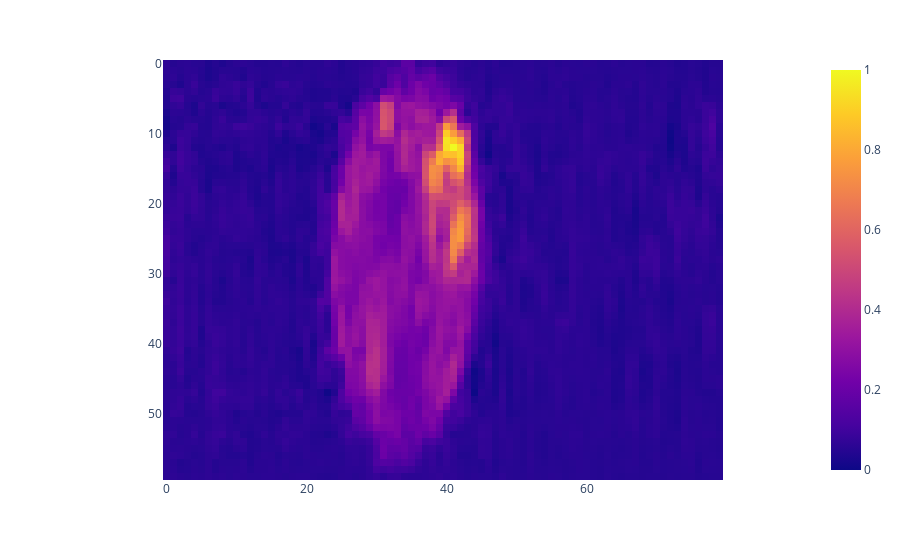
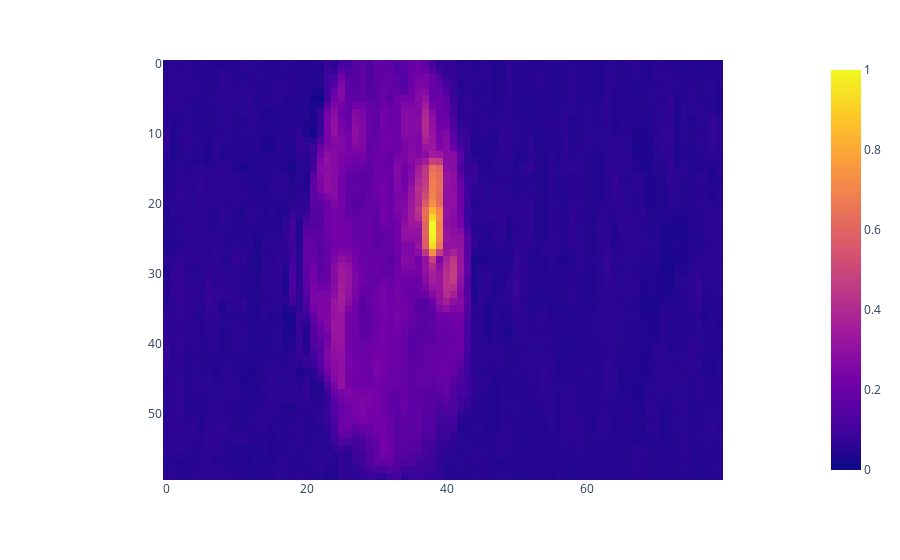
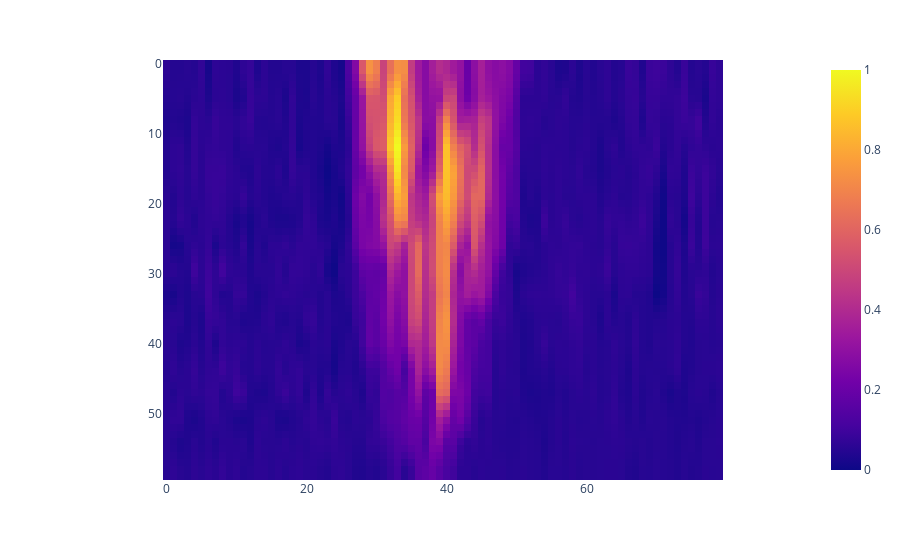
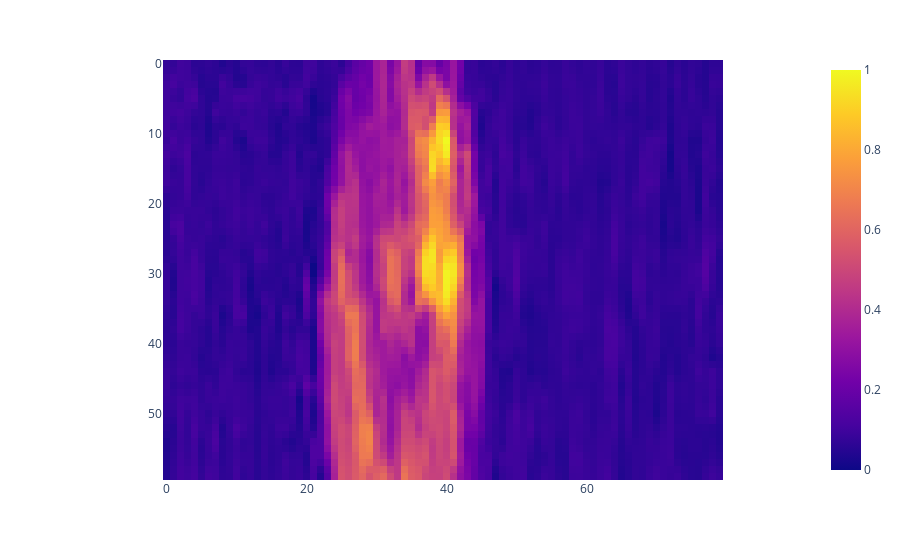

Source (notebook cell) for these figures, in order:
### Markdown cell above
## plot out the images

### Code cell
# plot the images using plotly
import plotly.express as px

inliers = inliers["image"].values
outliers = outliers["image"].values


# plot the images using plotly express
fig = px.imshow(inliers[0].view(60, 80))
fig.show()
fig.write_image("inlier1.png")
fig = px.imshow(inliers[1].view(60, 80))
fig.show()
fig.write_image("inlier2.png")
fig = px.imshow(outliers[0].view(60, 80))
fig.show()
fig.write_image("outlier1.png")
fig = px.imshow(outliers[1].view(60, 80))
fig.show()
fig.write_image("outlier2.png")

### Figure 1 — Plotly figure (JSON) as saved in the notebook; plotly's stock layout.template omitted (floating-point values rounded to 4 significant figures; data arrays with more than 128 entries replaced by an {"elided": "..."} marker saying what was removed)
{"data": [{"coloraxis": "coloraxis", "hovertemplate": "x: %{x}<br>y: %{y}<br>color: %{z}<extra></extra>", "name": "0", "type": "heatmap", "xaxis": "x", "yaxis": "y", "z": {"elided": "60x80 float values"}}], "layout": {"coloraxis": {"colorscale": [[0, "#0d0887"], [0.1111, "#46039f"], [0.2222, "#7201a8"], [0.3333, "#9c179e"], [0.4444, "#bd3786"], [0.5556, "#d8576b"], [0.6667, "#ed7953"], [0.7778, "#fb9f3a"], [0.8889, "#fdca26"], [1, "#f0f921"]]}, "margin": {"t": 60}, "xaxis": {"anchor": "y", "constrain": "domain", "domain": [0, 1], "scaleanchor": "y"}, "yaxis": {"anchor": "x", "autorange": "reversed", "constrain": "domain", "domain": [0, 1]}}}

### Figure 2 — Plotly figure (JSON) as saved in the notebook; plotly's stock layout.template omitted (floating-point values rounded to 4 significant figures; data arrays with more than 128 entries replaced by an {"elided": "..."} marker saying what was removed)
{"data": [{"coloraxis": "coloraxis", "hovertemplate": "x: %{x}<br>y: %{y}<br>color: %{z}<extra></extra>", "name": "0", "type": "heatmap", "xaxis": "x", "yaxis": "y", "z": {"elided": "60x80 float values"}}], "layout": {"coloraxis": {"colorscale": [[0, "#0d0887"], [0.1111, "#46039f"], [0.2222, "#7201a8"], [0.3333, "#9c179e"], [0.4444, "#bd3786"], [0.5556, "#d8576b"], [0.6667, "#ed7953"], [0.7778, "#fb9f3a"], [0.8889, "#fdca26"], [1, "#f0f921"]]}, "margin": {"t": 60}, "xaxis": {"anchor": "y", "constrain": "domain", "domain": [0, 1], "scaleanchor": "y"}, "yaxis": {"anchor": "x", "autorange": "reversed", "constrain": "domain", "domain": [0, 1]}}}

### Figure 3 — Plotly figure (JSON) as saved in the notebook; plotly's stock layout.template omitted (floating-point values rounded to 4 significant figures; data arrays with more than 128 entries replaced by an {"elided": "..."} marker saying what was removed)
{"data": [{"coloraxis": "coloraxis", "hovertemplate": "x: %{x}<br>y: %{y}<br>color: %{z}<extra></extra>", "name": "0", "type": "heatmap", "xaxis": "x", "yaxis": "y", "z": {"elided": "60x80 float values"}}], "layout": {"coloraxis": {"colorscale": [[0, "#0d0887"], [0.1111, "#46039f"], [0.2222, "#7201a8"], [0.3333, "#9c179e"], [0.4444, "#bd3786"], [0.5556, "#d8576b"], [0.6667, "#ed7953"], [0.7778, "#fb9f3a"], [0.8889, "#fdca26"], [1, "#f0f921"]]}, "margin": {"t": 60}, "xaxis": {"anchor": "y", "constrain": "domain", "domain": [0, 1], "scaleanchor": "y"}, "yaxis": {"anchor": "x", "autorange": "reversed", "constrain": "domain", "domain": [0, 1]}}}

### Figure 4 — Plotly figure (JSON) as saved in the notebook; plotly's stock layout.template omitted (floating-point values rounded to 4 significant figures; data arrays with more than 128 entries replaced by an {"elided": "..."} marker saying what was removed)
{"data": [{"coloraxis": "coloraxis", "hovertemplate": "x: %{x}<br>y: %{y}<br>color: %{z}<extra></extra>", "name": "0", "type": "heatmap", "xaxis": "x", "yaxis": "y", "z": {"elided": "60x80 float values"}}], "layout": {"coloraxis": {"colorscale": [[0, "#0d0887"], [0.1111, "#46039f"], [0.2222, "#7201a8"], [0.3333, "#9c179e"], [0.4444, "#bd3786"], [0.5556, "#d8576b"], [0.6667, "#ed7953"], [0.7778, "#fb9f3a"], [0.8889, "#fdca26"], [1, "#f0f921"]]}, "margin": {"t": 60}, "xaxis": {"anchor": "y", "constrain": "domain", "domain": [0, 1], "scaleanchor": "y"}, "yaxis": {"anchor": "x", "autorange": "reversed", "constrain": "domain", "domain": [0, 1]}}}
